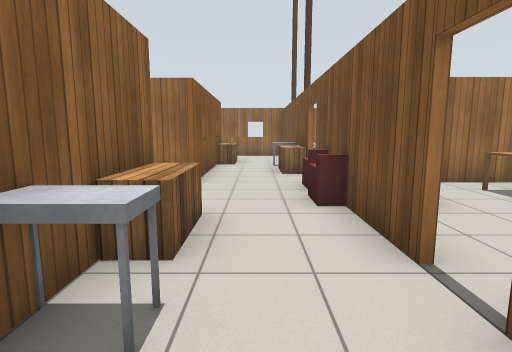
[1] (above)

20 first-person views from a walk through a Gazebo world. The camera is 1.2 m above the floor, tilts 8° down and sees 80° across. The floor is counted in squares, 1 m on a side. Each view is taken from the middle of a square. On the plan, view 1 faces up. The plan holds only what a view shows up to about 13 squares ahead; the rest is blank. Gazebo's built-in surfaces are drawn with simple patterns. Some stock models are drawn as simple stand-ins.

[2]
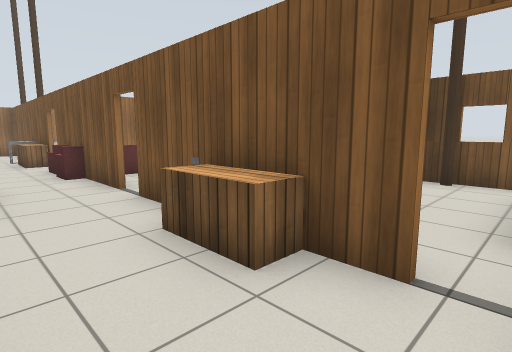

[3]
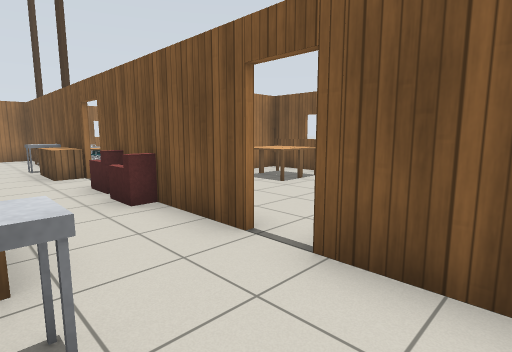

[4]
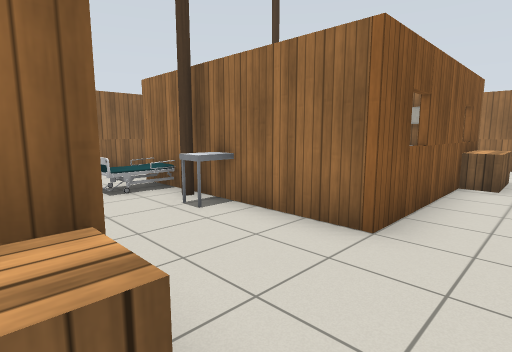

[5]
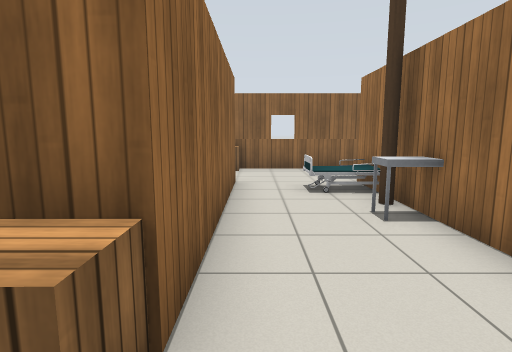

[6]
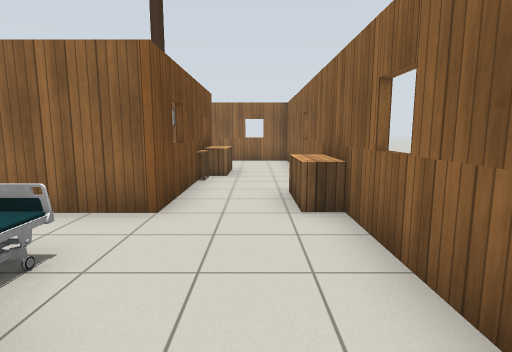

[7]
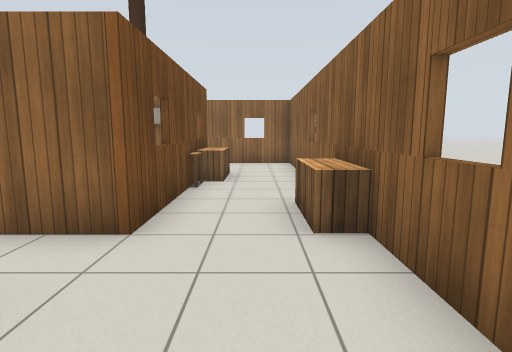

[8]
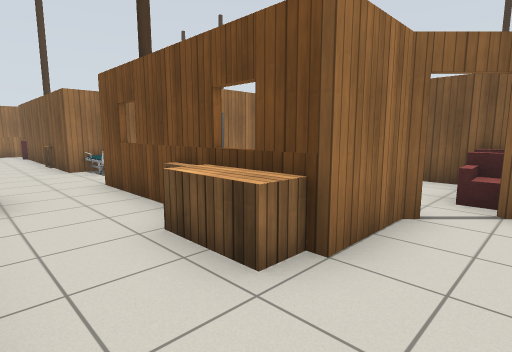

[9]
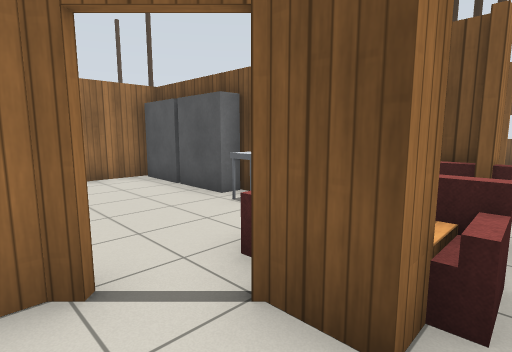

[10]
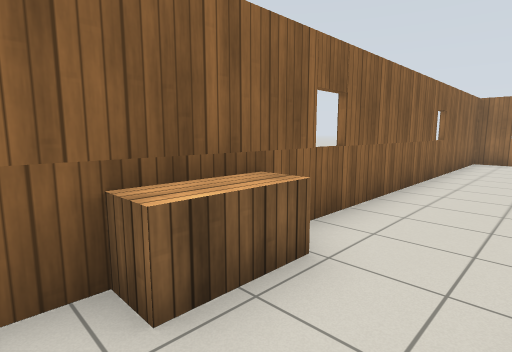

[11]
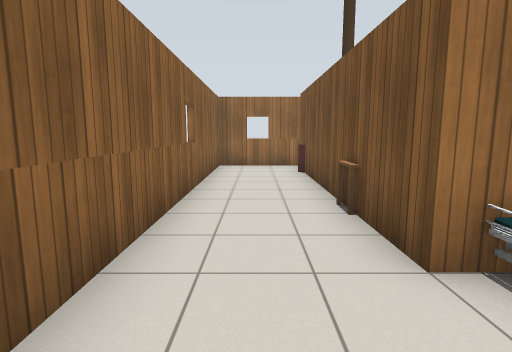

[12]
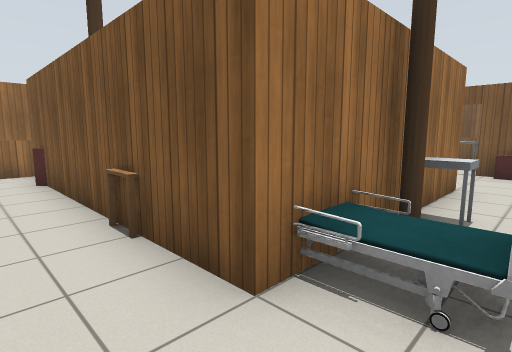

[13]
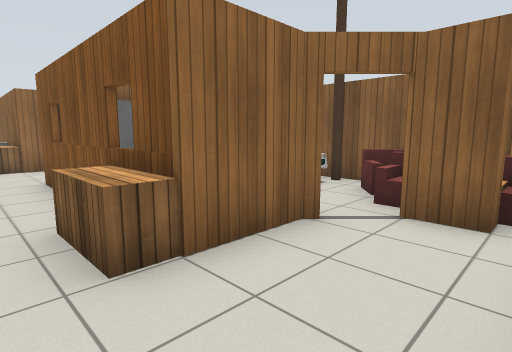

[14]
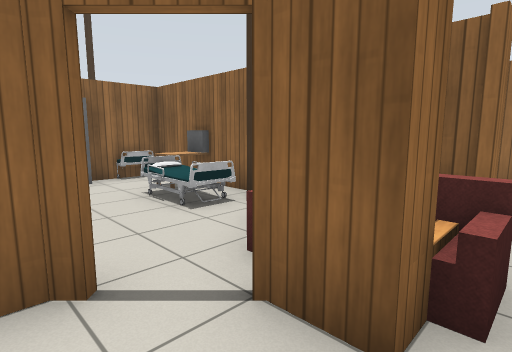

[15]
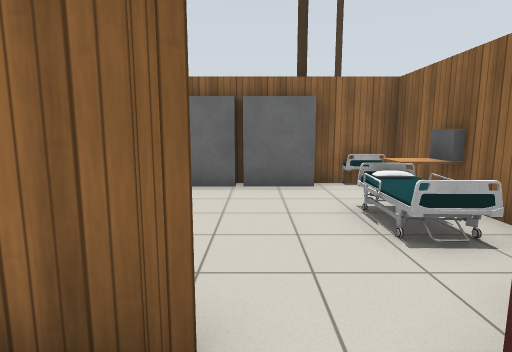

[16]
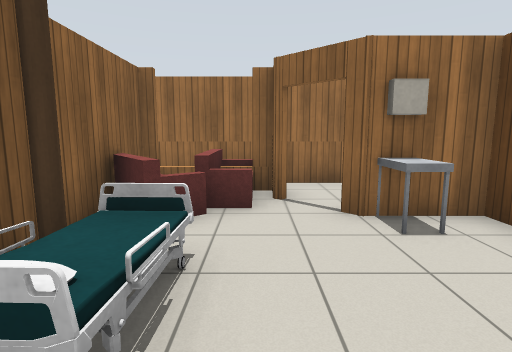

[17]
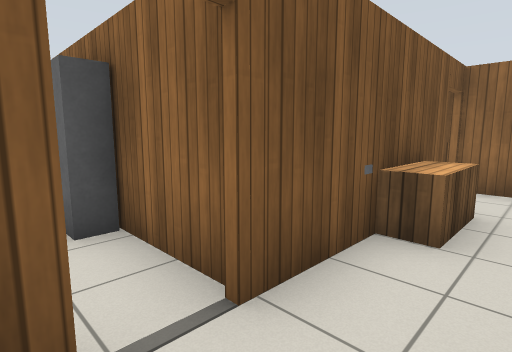

[18]
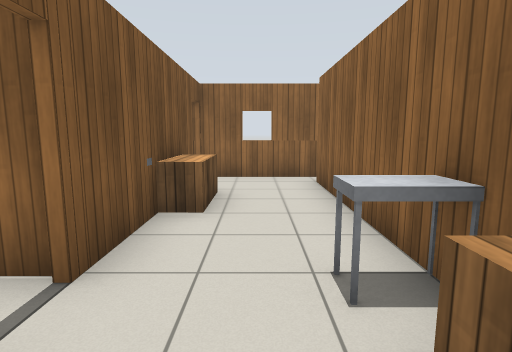

[19]
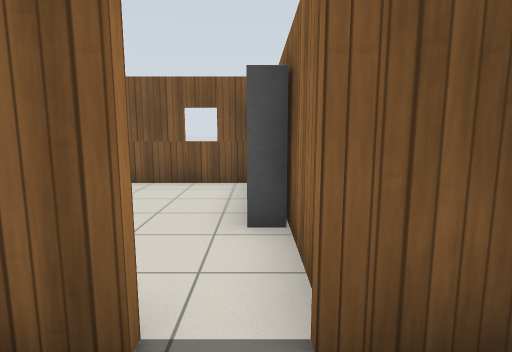

[20]
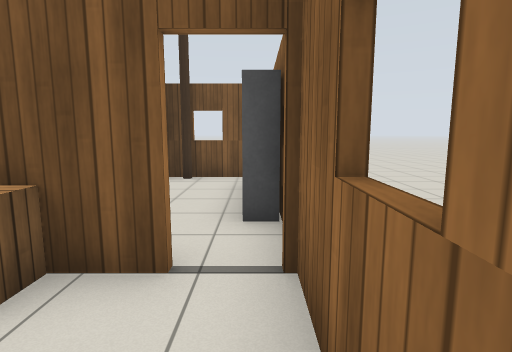

### Floor plan
Points are (right, up) in squares from view 1. A wall is a line through its corners. A room is listed if a view was taken in it or the views show most of it. See-through windows are left out.
Room 1 (views 1, 2, 3, 4, 5, 6, 7, 8, 9, 10, 11, 12, 14, 15, 16, 17, 18, 19, 20)
walls: (-2.5, 4.3) (-4.1, 4.3); (1.5, 2.6) (1.5, 4.5); (-1.5, -0.4) (-1.5, -1.5); (-7.5, 1.4) (-7.5, 4.5) (-2.4, 4.5); (-1.7, -1.6) (-1.7, -0.5); (-5.5, -1.5) (-7.5, -1.5) (-7.5, -0.4); (-7.3, -1.3) (-5.9, -1.3); (-10.4, 2.6) (-10.4, -4.4) (-7, -4.4); (-1.6, 12.9) (-1.6, 13.3); (-2.5, 13.5) (-1.5, 13.5); (1.5, -3.2) (1.5, 1.6) (3.5, 1.6); (-1.8, -4.4) (1.9, -4.4); (-10.4, 12.6) (-10.4, 4.4); (7.3, 2.4) (7.3, 7.4) (3.5, 7.4); (-1, 16.3) (-4.3, 16.3); (-6.6, 16.3) (-7.5, 16.3); (7.3, -3.8) (7.3, -2.5)
ways out: opening at (-0.5, 8) to room 2; opening at (-0.3, 15) to room 2; open door at (1.7, 8.3) to room 2; opening at (-9.5, 13.5) to room 3; opening at (-8, 15.5) to room 3; open door at (-5, -2); open door at (1.5, 2); open door at (1.7, -3.7)
objects: bench (-10, 3) to (-10, 4); bench (-8, -1) to (-8, 0); desk (-8, 1); desk (-8, 9) to (-6, 10); other object (-7, 1); pole (-7, 3); bed (-7, 6) to (-6, 8); monitor (-7, 10); bed (-7, 11) to (-6, 12); pole (-7, 12); sofa (-7, 13) to (-6, 15); desk (-6, 1); sofa (-6, 14) to (-5, 16); pole (-5, 7); wardrobe (-5, 8) to (-4, 8); sofa (-4, -4) to (-3, -2); cart (-4, 7); sofa (-3, -3) to (-2, -2); wardrobe (-3, 8) to (-2, 8); cart (-3, 13); cart (-2, 0); wardrobe (-2, 1) to (-2, 2); wardrobe (-2, 3) to (-2, 4); cart (-1, 2); bench (-1, 3) to (-1, 4); bench (1, -2) to (1, -1); sofa (1, 5) to (3, 6); sofa (1, 7) to (3, 7); other object (2, 0); wardrobe (3, -4) to (4, -4); wardrobe (4, 2) to (5, 2); table (5, 5) to (5, 6); table (6, 5) to (6, 6); pole (7, -2); pole (7, -1)
Room 2 (view 13)
walls: (1.5, 8.8) (1.5, 15.4); (-1.5, 13.5) (-1.5, 8.4)
ways out: opening at (-0.5, 8) to room 1; opening at (-0.3, 15) to room 1; open door at (1.7, 8.3) to room 1
objects: bench (-1, 12) to (-1, 13); bench (1, 9) to (1, 10); cart (1, 11) to (1, 12); other object (1, 14) to (3, 14); other object (2, 10) to (3, 10); pole (2, 12); pole (2, 16); other object (3, 11) to (3, 12)
Room 3 (no view inside)
walls: (-7.5, 16.3) (-10.4, 16.3) (-10.4, 12.6)
ways out: opening at (-9.5, 13.5) to room 1; opening at (-8, 15.5) to room 1

Positions as (right, up) in squares from view 1, and headings:
1: (0, 0), facing up
2: (-1, -4), facing up-right
3: (-1, 0), facing up-right
4: (0, 4), facing up-left
5: (0, 5), facing left
6: (-9, 9), facing down
7: (-9, 8), facing down
8: (-10, -3), facing up-right
9: (-6, -4), facing up-right
10: (-8, 2), facing up-left
11: (-9, 5), facing up
12: (-9, 6), facing up-right
13: (0, 16), facing down-left
14: (-3, 16), facing down-left
15: (-4, 15), facing down
16: (-5, 9), facing up
17: (0, 3), facing down-right
18: (0, 4), facing down
19: (0, 2), facing right
20: (-1, -4), facing right
